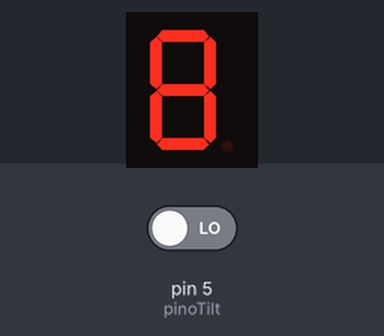
This sketch was run on a simulated Arduino Uno, built with avr-gcc and run on an emulated ATmega328P. Parts: 1-digit seven-segment display. Wiring (inferred from the names in the program): 1-digit 7-segment display, segments lit when LOW: segments pin 12, pin 13, pin 9, pin 8, pin 7, pin 11, pin 10. The test bench sets the inputs (shaded band); at power-on: pin 5 (pinoTilt) LOW. Random numbers use the default seed unless the sketch sets one; the segment pins are drawn as the display they are named for.

Above: at 1.2 s.
1.3 s: pin 5 (pinoTilt) driven HIGH
At 3.67 s:
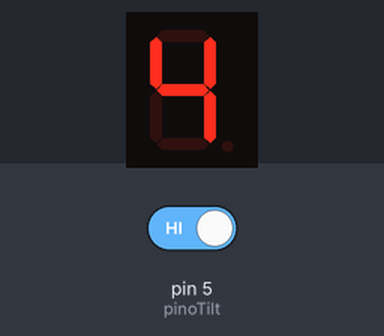
4.3 s: pin 5 (pinoTilt) driven LOW
5.8 s: pin 5 (pinoTilt) driven HIGH
At 9.45 s:
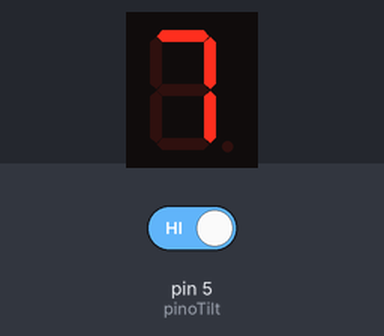

The sketch:

DadoEletronico.ino
```cpp
// Projeto 15 - Dado eletrônico

int segE = 7;
int segD = 8;
int segC = 9;
int segB = 13;
int segA = 12;
int segF = 11;
int segG = 10;

int pinoTilt = 5;

void setup()
{
  pinMode(segE, OUTPUT);
  pinMode(segD, OUTPUT);
  pinMode(segC, OUTPUT);
  pinMode(segB, OUTPUT);
  pinMode(segA, OUTPUT);
  pinMode(segF, OUTPUT);
  pinMode(segG, OUTPUT);

  pinMode(pinoTilt, INPUT);
}

void loop()
{

  if(digitalRead(pinoTilt) == HIGH)
  {
    jogaDado();
  }
}

void jogaDado()
{
  for(int i=0; i<25; i++) // Mostra 24 numeros
  {
    switch(random(0, 9)) // Escolhe um numero aleatorio entre 0 e 9
    {
      case 0 :
        acende0();
        break;
      case 1 :
        acende1();
        break;
      case 2 :
        acende2();
        break;
      case 3 :
        acende3();
        break;
      case 4 :
        acende4();
        break;
      case 5 :
        acende5();
        break;
      case 6 :
        acende6();
        break;
      case 7 :
        acende7();
        break;
      case 8 :
        acende8();
        break;
      case 9 :
        acende9();
        break;
    }
    delay(4*i);     // O delay aumenta conforme passam mais numeros
  }
}

void acende0()
{
  digitalWrite(segE, LOW);
  digitalWrite(segD, LOW);
  digitalWrite(segC, LOW);
  digitalWrite(segB, LOW);
  digitalWrite(segA, LOW);
  digitalWrite(segF, LOW);
  digitalWrite(segG, HIGH);
}
void acende1()
{
  digitalWrite(segE, HIGH);
  digitalWrite(segD, HIGH);
  digitalWrite(segC, LOW);
  digitalWrite(segB, LOW);
  digitalWrite(segA, HIGH);
  digitalWrite(segF, HIGH);
  digitalWrite(segG, HIGH);
}
void acende2()
{
  digitalWrite(segE, LOW);
  digitalWrite(segD, LOW);
  digitalWrite(segC, HIGH);
  digitalWrite(segB, LOW);
  digitalWrite(segA, LOW);
  digitalWrite(segF, HIGH);
  digitalWrite(segG, LOW);
}
void acende3()
{
  digitalWrite(segE, HIGH);
  digitalWrite(segD, LOW);
  digitalWrite(segC, LOW);
  digitalWrite(segB, LOW);
  digitalWrite(segA, LOW);
  digitalWrite(segF, HIGH);
  digitalWrite(segG, LOW);
}
void acende4()
{
  digitalWrite(segE, HIGH);
  digitalWrite(segD, HIGH);
  digitalWrite(segC, LOW);
  digitalWrite(segB, LOW);
  digitalWrite(segA, HIGH);
  digitalWrite(segF, LOW);
  digitalWrite(segG, LOW);
}
void acende5()
{
  digitalWrite(segE, HIGH);
  digitalWrite(segD, LOW);
  digitalWrite(segC, LOW);
  digitalWrite(segB, HIGH);
  digitalWrite(segA, LOW);
  digitalWrite(segF, LOW);
  digitalWrite(segG, LOW);
}
void acende6()
{
  digitalWrite(segE, LOW);
  digitalWrite(segD, LOW);
  digitalWrite(segC, LOW);
  digitalWrite(segB, HIGH);
  digitalWrite(segA, LOW);
  digitalWrite(segF, LOW);
  digitalWrite(segG, LOW);
}
void acende7()
{
  digitalWrite(segE, HIGH);
  digitalWrite(segD, HIGH);
  digitalWrite(segC, LOW);
  digitalWrite(segB, LOW);
  digitalWrite(segA, LOW);
  digitalWrite(segF, HIGH);
  digitalWrite(segG, HIGH);
}
void acende8()
{
  digitalWrite(segE, LOW);
  digitalWrite(segD, LOW);
  digitalWrite(segC, LOW);
  digitalWrite(segB, LOW);
  digitalWrite(segA, LOW);
  digitalWrite(segF, LOW);
  digitalWrite(segG, LOW);
}
void acende9()
{
  digitalWrite(segE, HIGH);
  digitalWrite(segD, LOW);
  digitalWrite(segC, LOW);
  digitalWrite(segB, LOW);
  digitalWrite(segA, LOW);
  digitalWrite(segF, LOW);
  digitalWrite(segG, LOW);
}
```

Measured:
- after the input at 1.3 s, the display: first changes at once (image 1 shows a later state)
- after the input at 5.8 s, the display: first changes at once (image 2 shows a later state)
